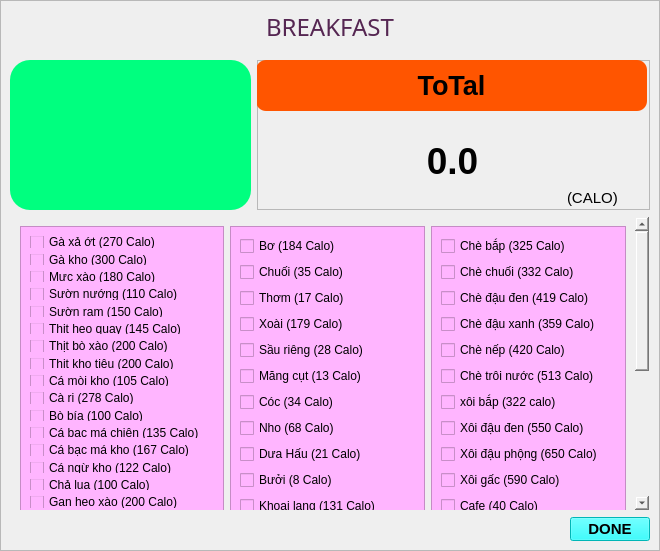
<?xml version="1.0" encoding="UTF-8"?>
<ui version="4.0">
 <class>MainWindow</class>
 <widget class="QMainWindow" name="MainWindow">
  <property name="geometry">
   <rect>
    <x>0</x>
    <y>0</y>
    <width>660</width>
    <height>551</height>
   </rect>
  </property>
  <property name="windowTitle">
   <string>MainWindow</string>
  </property>
  <widget class="QWidget" name="centralwidget">
   <widget class="QLabel" name="label">
    <property name="geometry">
     <rect>
      <x>0</x>
      <y>0</y>
      <width>660</width>
      <height>551</height>
     </rect>
    </property>
    <property name="styleSheet">
     <string notr="true">border-image: url(:/MENU/Breakfast_Wallpaper.jpg);</string>
    </property>
    <property name="text">
     <string/>
    </property>
   </widget>
   <widget class="QFrame" name="frame">
    <property name="geometry">
     <rect>
      <x>0</x>
      <y>0</y>
      <width>660</width>
      <height>551</height>
     </rect>
    </property>
    <property name="frameShape">
     <enum>QFrame::StyledPanel</enum>
    </property>
    <property name="frameShadow">
     <enum>QFrame::Raised</enum>
    </property>
    <layout class="QVBoxLayout" name="verticalLayout">
     <item>
      <widget class="QLabel" name="label_14">
       <property name="font">
        <font>
         <family>Segoe Print</family>
         <pointsize>18</pointsize>
         <weight>9</weight>
         <italic>false</italic>
         <bold>false</bold>
        </font>
       </property>
       <property name="autoFillBackground">
        <bool>false</bool>
       </property>
       <property name="styleSheet">
        <string notr="true">color :rgb(85, 38, 82);
font: 75 18pt &quot;Segoe Print&quot;;</string>
       </property>
       <property name="text">
        <string>BREAKFAST</string>
       </property>
       <property name="alignment">
        <set>Qt::AlignCenter</set>
       </property>
       <property name="margin">
        <number>7</number>
       </property>
      </widget>
     </item>
     <item>
      <layout class="QHBoxLayout" name="horizontalLayout_7">
       <property name="topMargin">
        <number>10</number>
       </property>
       <item>
        <widget class="QListWidget" name="listWidget_4">
         <property name="maximumSize">
          <size>
           <width>241</width>
           <height>16777215</height>
          </size>
         </property>
         <property name="focusPolicy">
          <enum>Qt::WheelFocus</enum>
         </property>
         <property name="layoutDirection">
          <enum>Qt::LeftToRight</enum>
         </property>
         <property name="styleSheet">
          <string notr="true">background-color:rgb(0, 255, 127);
border-radius:20px;</string>
         </property>
         <property name="frameShadow">
          <enum>QFrame::Raised</enum>
         </property>
         <property name="textElideMode">
          <enum>Qt::ElideNone</enum>
         </property>
         <property name="flow">
          <enum>QListView::TopToBottom</enum>
         </property>
         <property name="isWrapping" stdset="0">
          <bool>false</bool>
         </property>
         <property name="layoutMode">
          <enum>QListView::SinglePass</enum>
         </property>
         <property name="spacing">
          <number>3</number>
         </property>
         <property name="viewMode">
          <enum>QListView::ListMode</enum>
         </property>
         <property name="modelColumn">
          <number>0</number>
         </property>
         <property name="uniformItemSizes">
          <bool>false</bool>
         </property>
         <property name="wordWrap">
          <bool>false</bool>
         </property>
         <property name="selectionRectVisible">
          <bool>false</bool>
         </property>
        </widget>
       </item>
       <item>
        <widget class="QFrame" name="frame_10">
         <property name="maximumSize">
          <size>
           <width>400</width>
           <height>16777215</height>
          </size>
         </property>
         <property name="frameShape">
          <enum>QFrame::StyledPanel</enum>
         </property>
         <property name="frameShadow">
          <enum>QFrame::Raised</enum>
         </property>
         <widget class="QLabel" name="label_11">
          <property name="geometry">
           <rect>
            <x>-1</x>
            <y>0</y>
            <width>391</width>
            <height>51</height>
           </rect>
          </property>
          <property name="maximumSize">
           <size>
            <width>400</width>
            <height>16777215</height>
           </size>
          </property>
          <property name="font">
           <font>
            <pointsize>20</pointsize>
            <weight>75</weight>
            <bold>true</bold>
           </font>
          </property>
          <property name="styleSheet">
           <string notr="true">background-color : rgb(255, 85, 0);
border-radius: 10px;
</string>
          </property>
          <property name="text">
           <string>ToTal</string>
          </property>
          <property name="alignment">
           <set>Qt::AlignCenter</set>
          </property>
         </widget>
         <widget class="QLabel" name="label_12">
          <property name="geometry">
           <rect>
            <x>160</x>
            <y>80</y>
            <width>71</width>
            <height>41</height>
           </rect>
          </property>
          <property name="font">
           <font>
            <pointsize>28</pointsize>
            <weight>75</weight>
            <bold>true</bold>
           </font>
          </property>
          <property name="text">
           <string>0.0</string>
          </property>
          <property name="alignment">
           <set>Qt::AlignCenter</set>
          </property>
         </widget>
         <widget class="QLabel" name="label_13">
          <property name="geometry">
           <rect>
            <x>310</x>
            <y>130</y>
            <width>61</width>
            <height>16</height>
           </rect>
          </property>
          <property name="font">
           <font>
            <pointsize>11</pointsize>
           </font>
          </property>
          <property name="text">
           <string>(CALO)</string>
          </property>
         </widget>
        </widget>
       </item>
      </layout>
     </item>
     <item>
      <widget class="QScrollArea" name="scrollArea">
       <property name="styleSheet">
        <string notr="true">background-color:transparent;</string>
       </property>
       <property name="widgetResizable">
        <bool>true</bool>
       </property>
       <widget class="QWidget" name="scrollAreaWidgetContents_2">
        <property name="geometry">
         <rect>
          <x>0</x>
          <y>0</y>
          <width>621</width>
          <height>518</height>
         </rect>
        </property>
        <property name="styleSheet">
         <string notr="true">background-color:transparent;</string>
        </property>
        <layout class="QHBoxLayout" name="horizontalLayout_3">
         <item>
          <widget class="QFrame" name="frame_7">
           <property name="minimumSize">
            <size>
             <width>0</width>
             <height>500</height>
            </size>
           </property>
           <property name="styleSheet">
            <string notr="true">background-color:rgb(255, 181, 255);
border-raidus: 20px;</string>
           </property>
           <property name="frameShape">
            <enum>QFrame::StyledPanel</enum>
           </property>
           <property name="frameShadow">
            <enum>QFrame::Raised</enum>
           </property>
           <layout class="QVBoxLayout" name="verticalLayout_5">
            <item>
             <widget class="QCheckBox" name="gaxaot_2">
              <property name="text">
               <string>Gà xả ớt (270 Calo)</string>
              </property>
             </widget>
            </item>
            <item>
             <widget class="QCheckBox" name="gakho_2">
              <property name="text">
               <string>Gà kho (300 Calo)</string>
              </property>
             </widget>
            </item>
            <item>
             <widget class="QCheckBox" name="mucxao_2">
              <property name="text">
               <string>Mực xào (180 Calo)</string>
              </property>
             </widget>
            </item>
            <item>
             <widget class="QCheckBox" name="suongnuong_2">
              <property name="text">
               <string>Sườn nướng (110 Calo)</string>
              </property>
             </widget>
            </item>
            <item>
             <widget class="QCheckBox" name="suongram_2">
              <property name="text">
               <string>Sườn ram (150 Calo)</string>
              </property>
             </widget>
            </item>
            <item>
             <widget class="QCheckBox" name="thitheoquay_2">
              <property name="text">
               <string>Thịt heo quay (145 Calo)</string>
              </property>
             </widget>
            </item>
            <item>
             <widget class="QCheckBox" name="thitboxao_2">
              <property name="text">
               <string>Thịt bò xào (200 Calo)</string>
              </property>
             </widget>
            </item>
            <item>
             <widget class="QCheckBox" name="thitkhotieu_2">
              <property name="text">
               <string>Thịt kho tiêu (200 Calo)</string>
              </property>
             </widget>
            </item>
            <item>
             <widget class="QCheckBox" name="camoikho_2">
              <property name="text">
               <string>Cá mòi kho (105 Calo)</string>
              </property>
             </widget>
            </item>
            <item>
             <widget class="QCheckBox" name="cari_2">
              <property name="text">
               <string>Cà ri (278 Calo)</string>
              </property>
             </widget>
            </item>
            <item>
             <widget class="QCheckBox" name="bobia_2">
              <property name="text">
               <string>Bò bía (100 Calo)</string>
              </property>
             </widget>
            </item>
            <item>
             <widget class="QCheckBox" name="cabacmachien_2">
              <property name="text">
               <string>Cá bạc má chiên (135 Calo)</string>
              </property>
             </widget>
            </item>
            <item>
             <widget class="QCheckBox" name="cabacmakho_2">
              <property name="text">
               <string>Cá bạc má kho (167 Calo)</string>
              </property>
             </widget>
            </item>
            <item>
             <widget class="QCheckBox" name="cangukho_2">
              <property name="text">
               <string>Cá ngừ kho (122 Calo)</string>
              </property>
             </widget>
            </item>
            <item>
             <widget class="QCheckBox" name="chalua_2">
              <property name="text">
               <string>Chả lụa (100 Calo)</string>
              </property>
             </widget>
            </item>
            <item>
             <widget class="QCheckBox" name="ganheoxao_2">
              <property name="text">
               <string>Gan heo xào (200 Calo)</string>
              </property>
             </widget>
            </item>
            <item>
             <widget class="QCheckBox" name="goikhobo_2">
              <property name="text">
               <string>Gỏi khô bò (268 Calo)</string>
              </property>
             </widget>
            </item>
            <item>
             <widget class="QCheckBox" name="goitom_2">
              <property name="text">
               <string>Gỏi tôm (147 Calo)</string>
              </property>
             </widget>
            </item>
            <item>
             <widget class="QCheckBox" name="khoquaxaotrung_2">
              <property name="text">
               <string>Khổ qua xào trứng (115 Calo)</string>
              </property>
             </widget>
            </item>
            <item>
             <widget class="QCheckBox" name="lapxuongchien_2">
              <property name="text">
               <string>Lạp xưởng chiên (300 Calo)</string>
              </property>
             </widget>
            </item>
            <item>
             <widget class="QCheckBox" name="mucxaothapcam_2">
              <property name="text">
               <string>Mực xào thập cẩm (135 Calo)</string>
              </property>
             </widget>
            </item>
            <item>
             <widget class="QCheckBox" name="boxaomang_2">
              <property name="text">
               <string>Bò xào măng (105 Calo)</string>
              </property>
             </widget>
            </item>
            <item>
             <widget class="QCheckBox" name="boxaonam_2">
              <property name="text">
               <string>Bò xào nấm (150 Calo)</string>
              </property>
             </widget>
            </item>
            <item>
             <widget class="QCheckBox" name="thitkhotrung_2">
              <property name="text">
               <string>Thịt kho trứng (315 Calo)</string>
              </property>
             </widget>
            </item>
            <item>
             <widget class="QCheckBox" name="bunrieu_2">
              <property name="text">
               <string>Bún riêu (482 Calo)</string>
              </property>
             </widget>
            </item>
            <item>
             <widget class="QCheckBox" name="bunbohue_2">
              <property name="text">
               <string>Bún bò huế (479 Calo)</string>
              </property>
             </widget>
            </item>
            <item>
             <widget class="QCheckBox" name="bunthitnuong_2">
              <property name="text">
               <string>Bún thịt nướng (451 Calo)</string>
              </property>
             </widget>
            </item>
            <item>
             <widget class="QCheckBox" name="bunxao_2">
              <property name="text">
               <string>Bún xào (570 Calo)</string>
              </property>
             </widget>
            </item>
            <item>
             <widget class="QCheckBox" name="canhkhoqua_2">
              <property name="text">
               <string>Canh khổ qua (88 Calo)</string>
              </property>
             </widget>
            </item>
            <item>
             <widget class="QCheckBox" name="chaolong_2">
              <property name="text">
               <string>Cháo lòng (412 Calo)</string>
              </property>
             </widget>
            </item>
           </layout>
          </widget>
         </item>
         <item>
          <widget class="QFrame" name="frame_8">
           <property name="styleSheet">
            <string notr="true">background-color:rgb(255, 181, 255);
border-raidus: 10px;</string>
           </property>
           <property name="frameShape">
            <enum>QFrame::StyledPanel</enum>
           </property>
           <property name="frameShadow">
            <enum>QFrame::Raised</enum>
           </property>
           <layout class="QVBoxLayout" name="verticalLayout_6">
            <item>
             <widget class="QCheckBox" name="bo_2">
              <property name="text">
               <string>Bơ (184 Calo)</string>
              </property>
             </widget>
            </item>
            <item>
             <widget class="QCheckBox" name="chuoi_2">
              <property name="text">
               <string>Chuối (35 Calo)</string>
              </property>
             </widget>
            </item>
            <item>
             <widget class="QCheckBox" name="thom_2">
              <property name="text">
               <string>Thơm (17 Calo)</string>
              </property>
             </widget>
            </item>
            <item>
             <widget class="QCheckBox" name="xoai_2">
              <property name="text">
               <string>Xoài (179 Calo)</string>
              </property>
             </widget>
            </item>
            <item>
             <widget class="QCheckBox" name="saurieng_2">
              <property name="text">
               <string>Sầu riêng (28 Calo)</string>
              </property>
             </widget>
            </item>
            <item>
             <widget class="QCheckBox" name="mangcut_2">
              <property name="text">
               <string>Măng cụt (13 Calo)</string>
              </property>
             </widget>
            </item>
            <item>
             <widget class="QCheckBox" name="coc_2">
              <property name="text">
               <string>Cóc (34 Calo)</string>
              </property>
             </widget>
            </item>
            <item>
             <widget class="QCheckBox" name="nho_2">
              <property name="text">
               <string>Nho (68 Calo)</string>
              </property>
             </widget>
            </item>
            <item>
             <widget class="QCheckBox" name="duahau_2">
              <property name="text">
               <string>Dưa Hấu (21 Calo)</string>
              </property>
             </widget>
            </item>
            <item>
             <widget class="QCheckBox" name="buoi_2">
              <property name="text">
               <string>Bưởi (8 Calo)</string>
              </property>
             </widget>
            </item>
            <item>
             <widget class="QCheckBox" name="khoailang_2">
              <property name="text">
               <string>Khoai lang (131 Calo)</string>
              </property>
             </widget>
            </item>
            <item>
             <widget class="QCheckBox" name="le_2">
              <property name="text">
               <string>Lê (91 Calo)</string>
              </property>
             </widget>
            </item>
            <item>
             <widget class="QCheckBox" name="bapluoc_2">
              <property name="text">
               <string>Bắp luộc (192 Calo)</string>
              </property>
             </widget>
            </item>
            <item>
             <widget class="QCheckBox" name="khoaitay_2">
              <property name="text">
               <string>Khoai tây (131 Calo)</string>
              </property>
             </widget>
            </item>
            <item>
             <widget class="QCheckBox" name="dauphong_2">
              <property name="text">
               <string>Đậu phộng (395 Calo)</string>
              </property>
             </widget>
            </item>
            <item>
             <widget class="QCheckBox" name="dudu_2">
              <property name="text">
               <string>Đu đủ (125 Calo)</string>
              </property>
             </widget>
            </item>
            <item>
             <widget class="QCheckBox" name="sori_2">
              <property name="text">
               <string>Sơ ri (14 Calo)</string>
              </property>
             </widget>
            </item>
            <item>
             <widget class="QCheckBox" name="cam_2">
              <property name="text">
               <string>Cam (68 Calo)</string>
              </property>
             </widget>
            </item>
            <item>
             <widget class="QCheckBox" name="oi_2">
              <property name="text">
               <string>Ổi (53 Calo)</string>
              </property>
             </widget>
            </item>
            <item>
             <widget class="QCheckBox" name="thanhlong_2">
              <property name="text">
               <string>Thanh long (255 Calo)</string>
              </property>
             </widget>
            </item>
           </layout>
          </widget>
         </item>
         <item>
          <widget class="QFrame" name="frame_9">
           <property name="minimumSize">
            <size>
             <width>0</width>
             <height>500</height>
            </size>
           </property>
           <property name="styleSheet">
            <string notr="true">background-color:rgb(255, 181, 255);
</string>
           </property>
           <property name="frameShape">
            <enum>QFrame::StyledPanel</enum>
           </property>
           <property name="frameShadow">
            <enum>QFrame::Raised</enum>
           </property>
           <layout class="QVBoxLayout" name="verticalLayout_7">
            <item>
             <widget class="QCheckBox" name="chebap_2">
              <property name="text">
               <string>Chè bắp (325 Calo)</string>
              </property>
             </widget>
            </item>
            <item>
             <widget class="QCheckBox" name="chechuoi_2">
              <property name="text">
               <string>Chè chuối (332 Calo)</string>
              </property>
             </widget>
            </item>
            <item>
             <widget class="QCheckBox" name="chedauden_2">
              <property name="text">
               <string>Chè đậu đen (419 Calo)</string>
              </property>
             </widget>
            </item>
            <item>
             <widget class="QCheckBox" name="chedauxanh_2">
              <property name="text">
               <string>Chè đậu xanh (359 Calo)</string>
              </property>
             </widget>
            </item>
            <item>
             <widget class="QCheckBox" name="chenep_2">
              <property name="text">
               <string>Chè nếp (420 Calo)</string>
              </property>
             </widget>
            </item>
            <item>
             <widget class="QCheckBox" name="chetroinuoc_2">
              <property name="text">
               <string>Chè trôi nước (513 Calo)</string>
              </property>
             </widget>
            </item>
            <item>
             <widget class="QCheckBox" name="xoibap_2">
              <property name="text">
               <string>xôi bắp (322 calo)</string>
              </property>
             </widget>
            </item>
            <item>
             <widget class="QCheckBox" name="xoidauden_2">
              <property name="text">
               <string>Xôi đậu đen (550 Calo)</string>
              </property>
             </widget>
            </item>
            <item>
             <widget class="QCheckBox" name="xoidauphong_2">
              <property name="text">
               <string>Xôi đậu phộng (650 Calo)</string>
              </property>
             </widget>
            </item>
            <item>
             <widget class="QCheckBox" name="xoigac_2">
              <property name="text">
               <string>Xôi gấc (590 Calo)</string>
              </property>
             </widget>
            </item>
            <item>
             <widget class="QCheckBox" name="cafe_2">
              <property name="text">
               <string>Cafe (40 Calo)</string>
              </property>
             </widget>
            </item>
            <item>
             <widget class="QCheckBox" name="nuocam_2">
              <property name="text">
               <string>Nước cam (226 calo)</string>
              </property>
             </widget>
            </item>
            <item>
             <widget class="QCheckBox" name="nuocchanh_2">
              <property name="text">
               <string>Nước chanh (150 Calo)</string>
              </property>
             </widget>
            </item>
            <item>
             <widget class="QCheckBox" name="nuocmia_2">
              <property name="text">
               <string>Nước mía (100 Calo)</string>
              </property>
             </widget>
            </item>
            <item>
             <widget class="QCheckBox" name="nuocrauma_2">
              <property name="text">
               <string>Nước rau má (174 Calo)</string>
              </property>
             </widget>
            </item>
            <item>
             <widget class="QCheckBox" name="suachua_2">
              <property name="text">
               <string>Sữa chua (150 Calo)</string>
              </property>
             </widget>
            </item>
            <item>
             <widget class="QCheckBox" name="trungcut_2">
              <property name="text">
               <string>Trứng cút (17 Calo)</string>
              </property>
             </widget>
            </item>
            <item>
             <widget class="QCheckBox" name="trungga_2">
              <property name="text">
               <string>Trứng gà (58 Calo)</string>
              </property>
             </widget>
            </item>
            <item>
             <widget class="QCheckBox" name="trungvit_2">
              <property name="text">
               <string>Trứng vịt (70 Calo)</string>
              </property>
             </widget>
            </item>
            <item>
             <widget class="QCheckBox" name="banhbonglan_2">
              <property name="text">
               <string>Bánh bông lan (100 Calo)</string>
              </property>
             </widget>
            </item>
           </layout>
          </widget>
         </item>
        </layout>
       </widget>
      </widget>
     </item>
     <item>
      <widget class="QPushButton" name="Save">
       <property name="maximumSize">
        <size>
         <width>80</width>
         <height>24</height>
        </size>
       </property>
       <property name="font">
        <font>
         <pointsize>11</pointsize>
         <weight>75</weight>
         <bold>true</bold>
        </font>
       </property>
       <property name="layoutDirection">
        <enum>Qt::RightToLeft</enum>
       </property>
       <property name="styleSheet">
        <string notr="true">
background-color: rgb(0, 255, 255);
</string>
       </property>
       <property name="text">
        <string>DONE</string>
       </property>
      </widget>
     </item>
    </layout>
   </widget>
  </widget>
 </widget>
 <resources>
  <include location="MENU.qrc"/>
 </resources>
 <connections/>
</ui>
